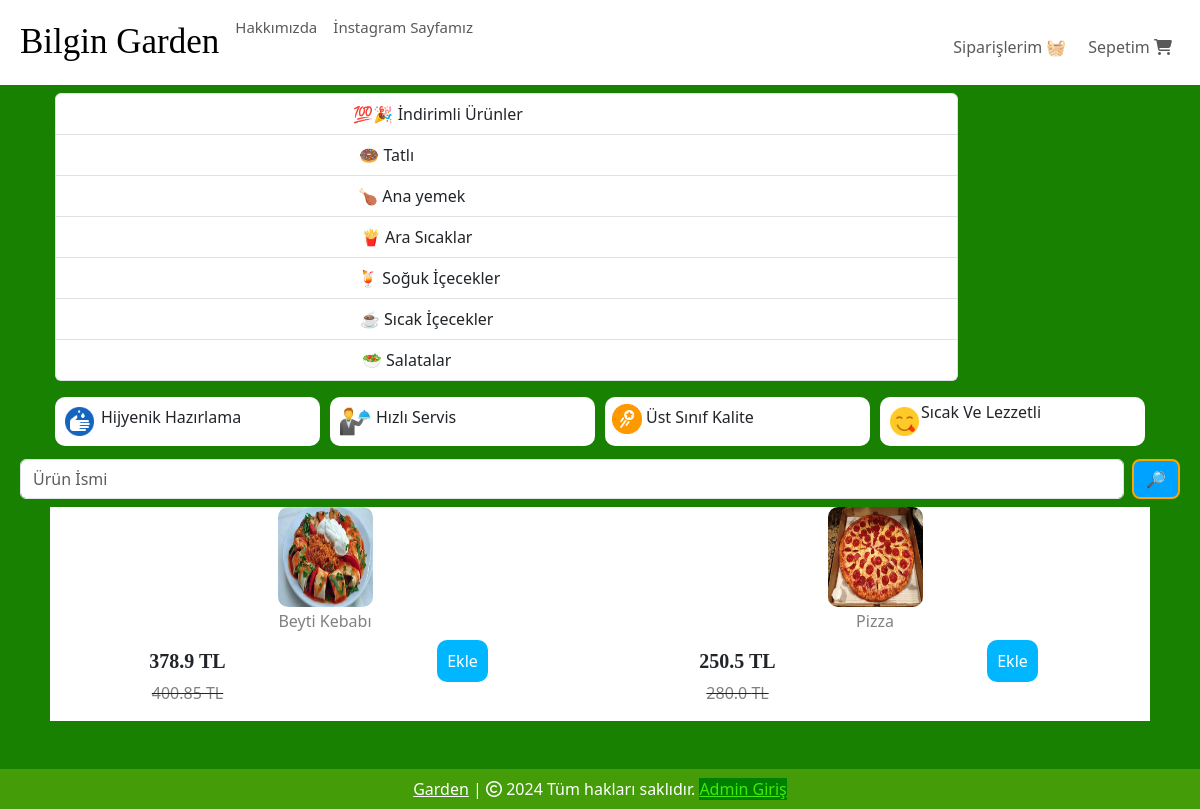
The page / on the database its author committed.
### website/models.py (models this page shows, shortened)
class Product(db.Model):
    id = db.Column(db.Integer, primary_key=True)
    product_name = db.Column(db.String(100), nullable=False)
    current_price = db.Column(db.Float, nullable=False)
    previous_price = db.Column(db.Float, nullable=False)
    in_stock = db.Column(db.Integer, nullable=False)
    product_picture = db.Column(db.String(1000), nullable=False)
    flash_sale = db.Column(db.Boolean, default=False)
    date_added = db.Column(db.DateTime, default=datetime.utcnow)
    salad = db.Column(db.Boolean, default=False)
    main = db.Column(db.Boolean, default=False)
    colddrink = db.Column(db.Boolean, default=False)
    hotdrink = db.Column(db.Boolean, default=False)
    desert = db.Column(db.Boolean, default=False)
    sneak = db.Column(db.Boolean, default=False)
    carts = db.relationship('Cart', backref=db.backref('product', lazy=True))
    orders = db.relationship('Order', backref=db.backref('product', lazy=True))

### website/views.py (the view)
@views.route('/')
def home():
    items = Product.query.filter_by(flash_sale=True)
    return render_template('home.html', items=items, cart=Cart.query.filter_by(customer_link=current_user.id).all()
                           if current_user.is_authenticated else [])

### website/templates/home.html (shortened to what this page needs)
{% extends 'base.html' %}
{% block body %}
<div class="container text-center">
    <div class="row" style="margin: 5px; margin-left:-2px; margin-right:-2px;">
      <div class="col " style="margin: 3px;">
        <div class="list-group" id="right1">
            <a href="/" class="list-group-item list-group-item-action">
                <span class="link-name" >💯🎉  İndirimli Ürünler</span>
            </a>
            <a href="/deserts" class="list-group-item list-group-item-action">
                <span class="link-name" >🍩  Tatlı</span>
            </a>
            <a href="/mainmenu" class="list-group-item list-group-item-action">
                <span class="link-name">🍗 Ana yemek</span>
            </a>
            <a href="/sneaks" class="list-group-item list-group-item-action">
                <span class="button">🍟 Ara Sıcaklar</span>
            </a>
            <a href="/colddrinks" class="list-group-item list-group-item-action">
                <span class="button">🍹 Soğuk İçecekler</span>
            </a>
            <a href="/hotdrinks" class="list-group-item list-group-item-action">
                <span class="button">☕ Sıcak İçecekler</span>
            </a>
            <a href="/salads" class="list-group-item list-group-item-action">
                <span class="button">🥗  Salatalar</span>
            </a>
        </div>
      </div>
      <div class="col-md-2">
        </div>
      </div>
    </div>
<div class="container text-center">
    <div class="row" style="margin: 8px;">
        <div class="col" style="display: flex; background-color: white; border-radius: 10px; padding: 7px; margin: 5px;">
            <img src="../static/images/techweek.png" alt="" style="width: 35px; height: 35px;">
            <h6 style="margin: 4px">Hijyenik Hazırlama </h6>
        </div>
        <div class="col" style="display: flex; background-color: white; border-radius: 10px; padding: 7px; margin: 5px;">
            <img src="../static/images/FreeDelivery.png" alt="" style="width: 35px; height: 35px;">
            <h6 style="margin: 4px">Hızlı Servis</h6>
        </div>
        <div class="col" style="display: flex; background-color: white; border-radius: 10px; padding: 7px; margin: 5px;">
            <img src="../static/images/food.png" alt="" style="width: 30px; height: 30px;">
            <h6 style="margin: 4px">Üst Sınıf Kalite</h6>
        </div>
        <div class="col" style="display: flex; background-color: white; border-radius: 10px; padding: 7px; margin: 5px;">
            <img src="../static/images/airtime.png" alt="" style="width: 35px; height: 35px;">
            <h6 style="margin: -1px">Sıcak Ve Lezzetli</h6>
        </div>
    </div>
</div>
<form class="d-flex" role="search" action="/search" style="margin-left:20px; margin-right:20px;" method="POST">
    <input class="form-control me-2" name="search" type="search" placeholder="Ürün İsmi" aria-label="Search">
    <button class="btn" type="submit">🔎</button>
  </form>
<div class="container text-center">
    <div class="row" style="margin: 8px; border-radius: 10px; background-color: rgb(219, 219, 218);" id="column">
        {% for item in items %}
        <div class="col" style=" background-color: rgb(255, 255, 255);">
            <img src="{{ item.product_picture }}" alt="" style="height: 100px; width: 95px; border-radius: 10px;">
            <div class="row" style="margin-top: 5px;">
                <h6 style="color: gray;">{{ item.product_name }}</h6>
            </div>
            <div class="row" style="margin-top: 10px;">
                <div class="col">
                    <h5 style="font-weight: 600; font-family: 'Times New Roman', Times, serif;">{{ item.current_price }} TL</h5>
                    <strike><p style="color: gray;">{{ item.previous_price}} TL</p></strike>
                </div>
                <div class="col">
                    <a href="/add-to-cart/{{ item.id }}">Ekle</a>
                </div>
            </div>
        </div>
        {% endfor %}
    </div>
</div>
{% endblock %}

### website/static/css/style.css (style rules this page uses)
.d-flex .btn { background: rgb(0, 162, 255); border: 2px solid orange; border-radius: 8px; color: #fff; }
.container .row .col .row .col a { background-color: rgb(0, 183, 255); padding: 10px; border-radius: 10px; text-decoration: none; color: white; }

### rows shown on the page
Product: product_picture (picture), product_name "Beyti Kebabı", current_price "378.9", previous_price "400.85"
Product: product_picture (picture), product_name "Pizza", current_price "250.5", previous_price "280.0"
